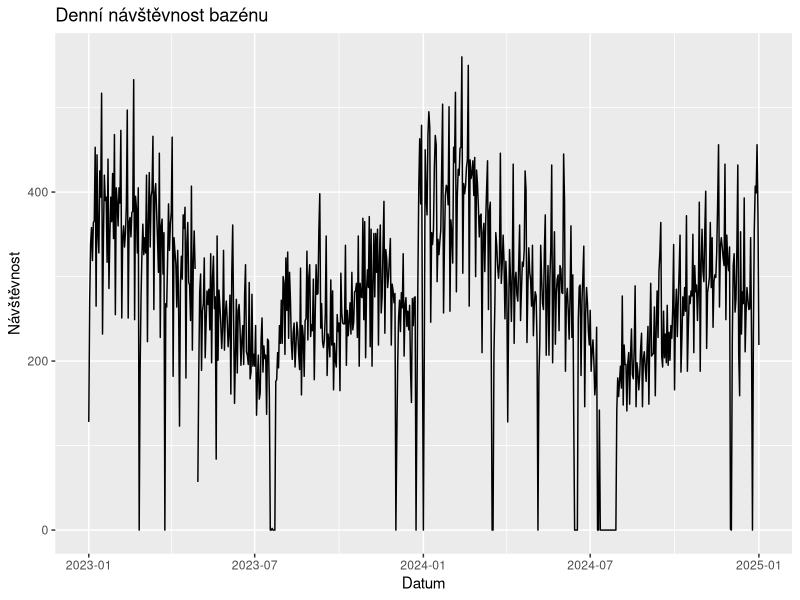
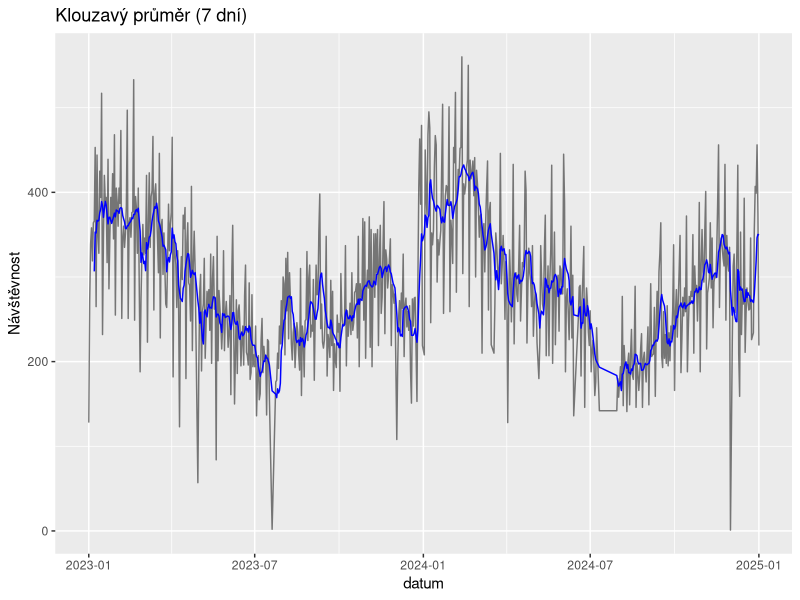
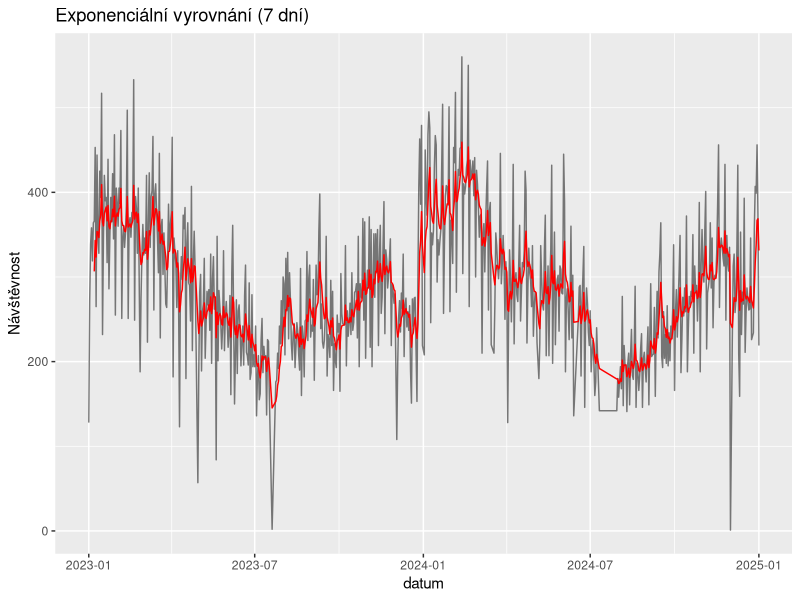
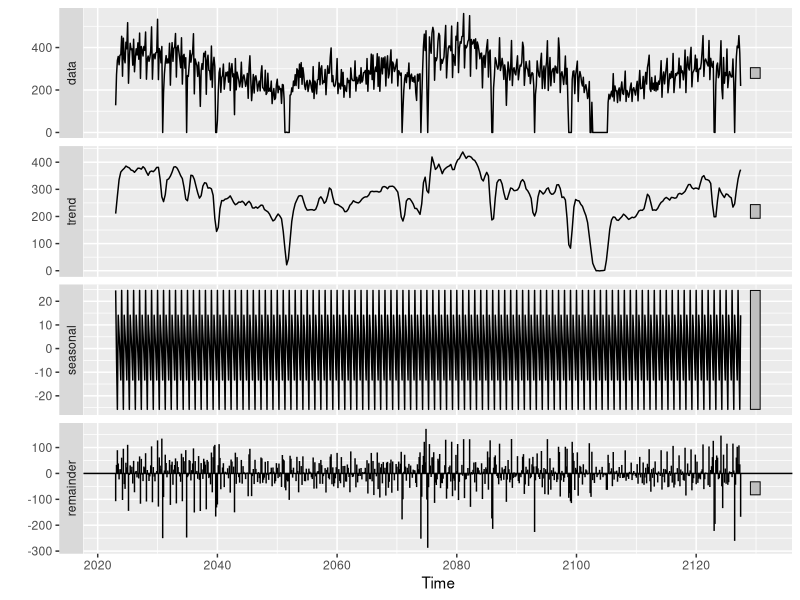
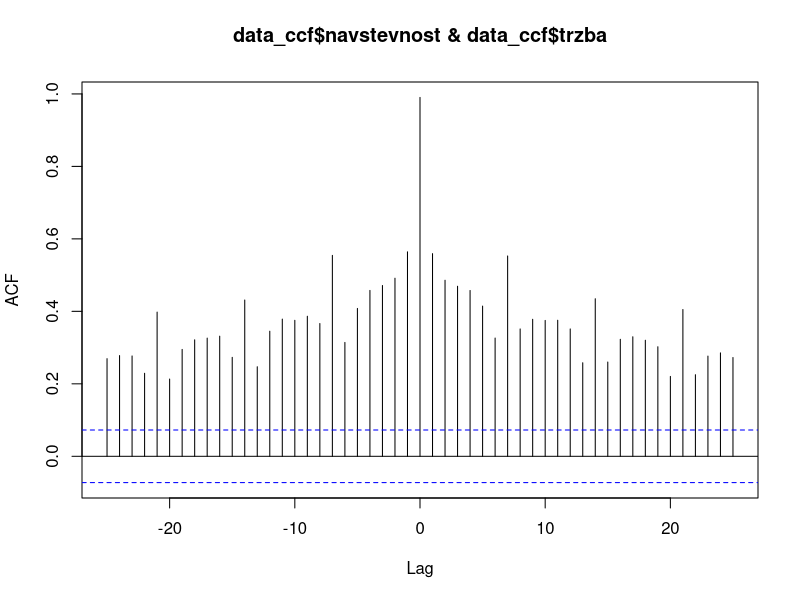
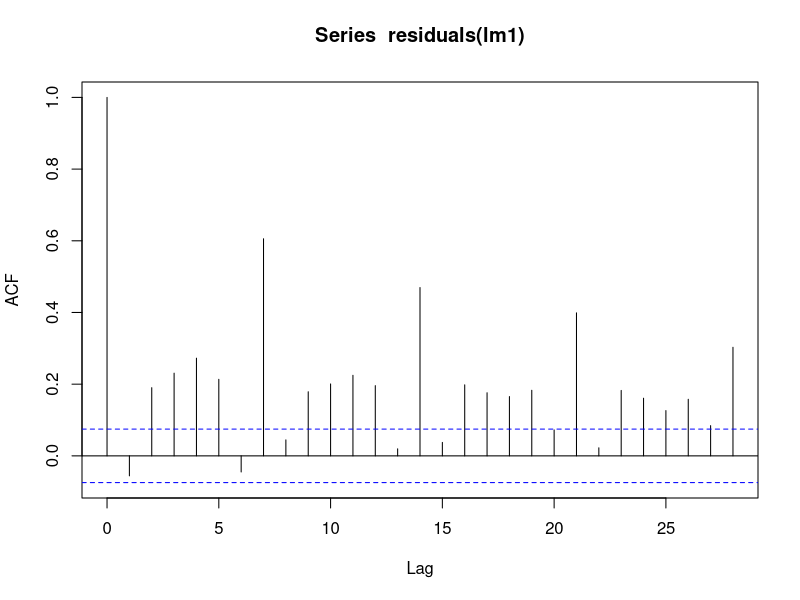
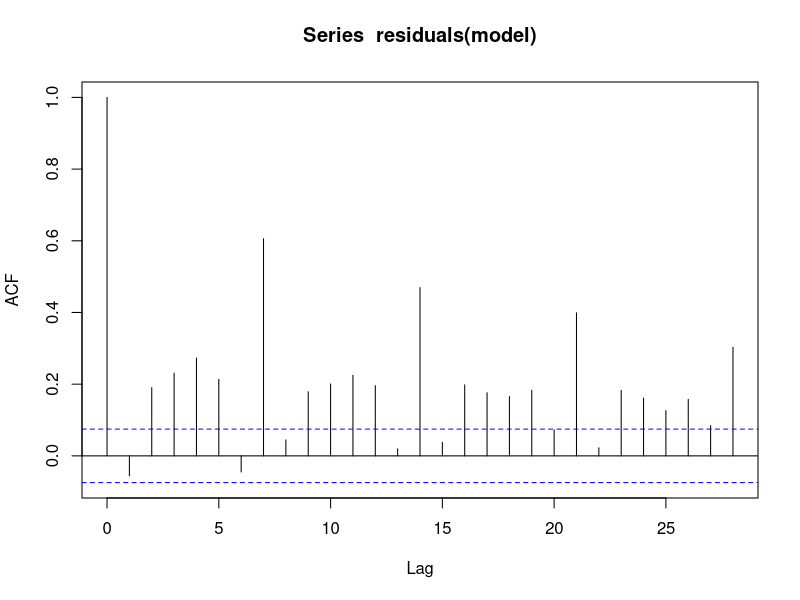
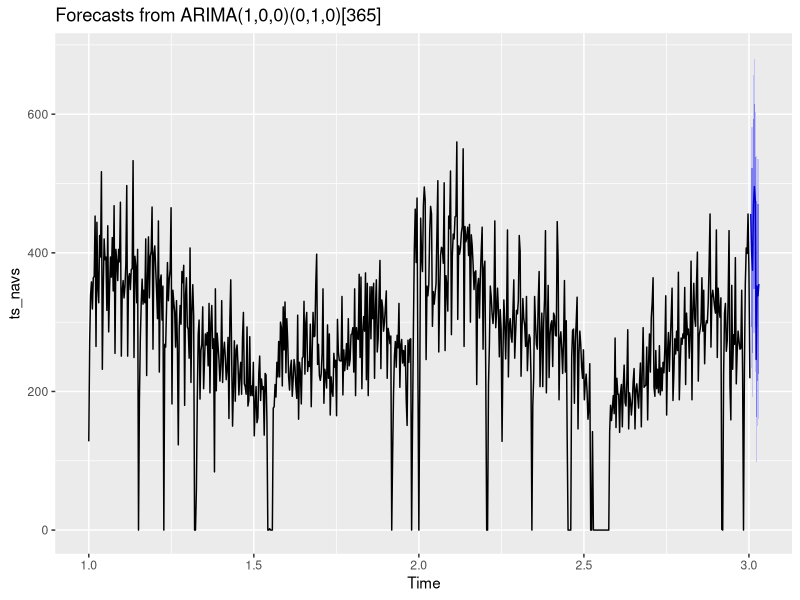

These figures' R source, in order:
## ---- chunk 1
library(tidyverse)
library(lubridate)
library(readr)
library(TTR)
library(forecast)
library(ggplot2)
## ---- chunk 2
data <- read_csv("zaznamy.csv")
colnames(data)
## ---- chunk 3
data <- data %>%
  mutate(
    datum = as.Date(datum),
    navstevnost = as.numeric(`návštěvnost`),
    trzba = as.numeric(gsub("\\s", "", `tržba`))
  )

ggplot(data, aes(x = datum, y = `návštěvnost`)) +
  geom_line() +
  labs(title = "Denní návštěvnost bazénu", x = "Datum", y = "Návštěvnost")
## ---- chunk 4

data_clean <- data %>%
  filter(!is.na(navstevnost), navstevnost > 0)

data_clean$ma7 <- SMA(data_clean$navstevnost, n = 7)
ggplot(data_clean, aes(x = datum)) +
  geom_line(aes(y = navstevnost), alpha = 0.5) +
  geom_line(aes(y = ma7), color = "blue") +
  labs(title = "Klouzavý průměr (7 dní)", y = "Návštěvnost")

rmse_sma <- sqrt(mean((data_clean$navstevnost[7:length(data_clean$navstevnost)] - data_clean$ma7[7:length(data_clean$ma7)])^2))
## ---- chunk 5
data_clean$ema7 <- EMA(data_clean$navstevnost, n = 7)
ggplot(data_clean, aes(x = datum)) +
  geom_line(aes(y = navstevnost), alpha = 0.5) +
  geom_line(aes(y = ema7), color = "red") +
  labs(title = "Exponenciální vyrovnání (7 dní)", y = "Návštěvnost")
## ---- chunk 6

# Nahradíme odstávkové dny nulou, aby byla řada souvislá
data_full <- data
data_full$navstevnost[is.na(data_full$navstevnost)] <- 0

ts_navs <- ts(data_full$navstevnost, frequency = 7, start = c(2023, 1)) # Neměla by frekvence bejt 7?
decomp <- stl(ts_navs, s.window = "periodic")
autoplot(decomp)
## ---- chunk 7
auto.arima(ts_navs, seasonal = TRUE)
## ---- chunk 8
data_ccf <- data %>% filter(!is.na(navstevnost), !is.na(trzba))
ccf(data_ccf$navstevnost, data_ccf$trzba)
## ---- chunk 9
k <- 1
lm1 <- lm(navstevnost ~ lag(trzba, k), data = data_clean)
acf(residuals(lm1))
## ---- chunk 10
k <- 1
data_lag <- data_clean %>%
  mutate(trzba_lag = lag(trzba, k)) %>%
  filter(!is.na(trzba_lag), !is.na(navstevnost))

model <- lm(navstevnost ~ trzba_lag, data = data_lag)
acf(residuals(model))
## ---- chunk 11
#library(forecast)
#library(ggplot2)

ts_navs <- ts(data_full$navstevnost, frequency = 365) # nebo 365, pokud máš souvislé roční data
model <- auto.arima(ts_navs, seasonal = TRUE)
forecasted <- forecast(model, h = 10)
autoplot(forecasted)

model <- lm(navstevnost ~ trzba, data = data_clean)
future <- data.frame(trzba = c(1000, 1200, 1300, 1500, 1600, 1700, 1800, 2000, 2100, 2200)) # příklad
pred <- predict(model, newdata = future)
print(pred)
